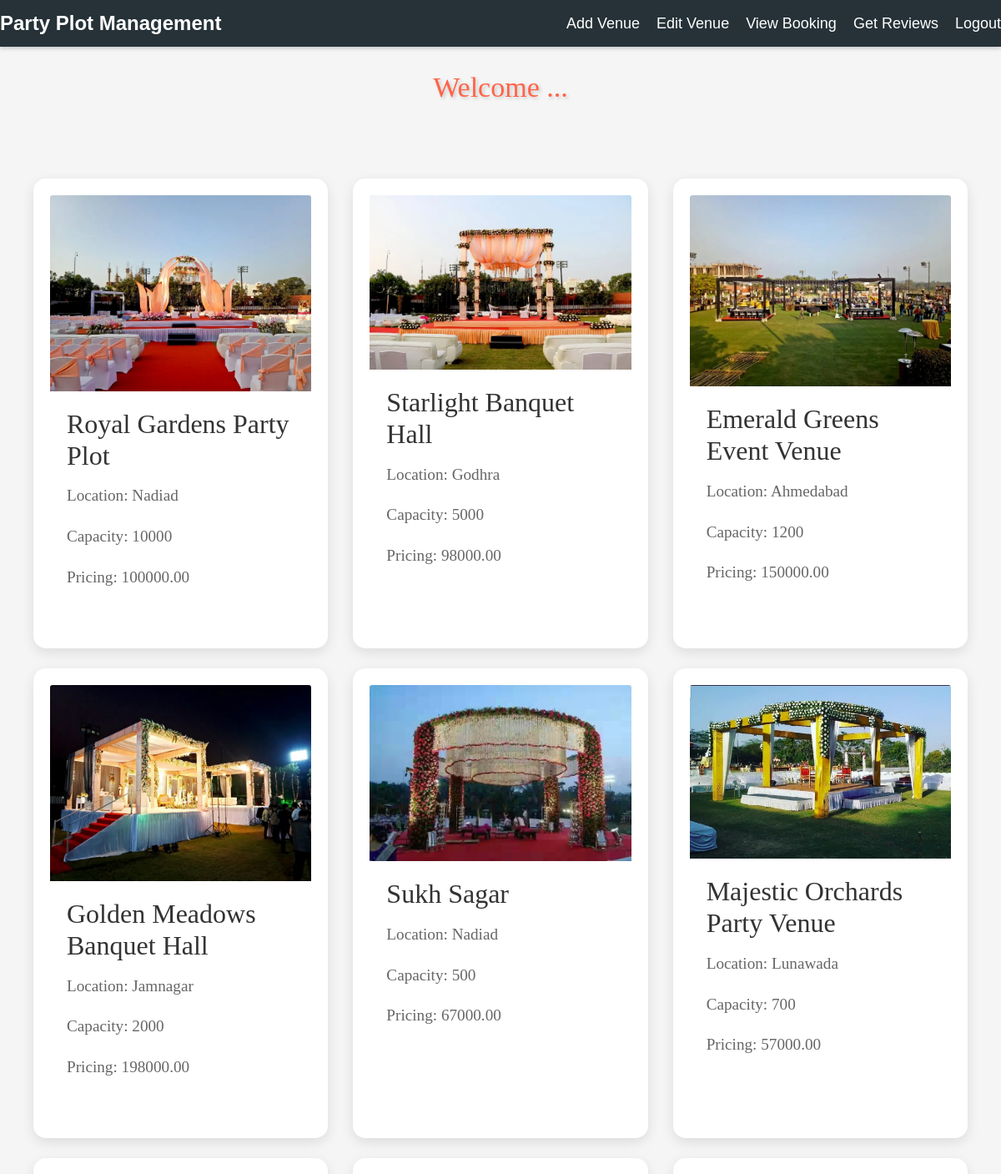
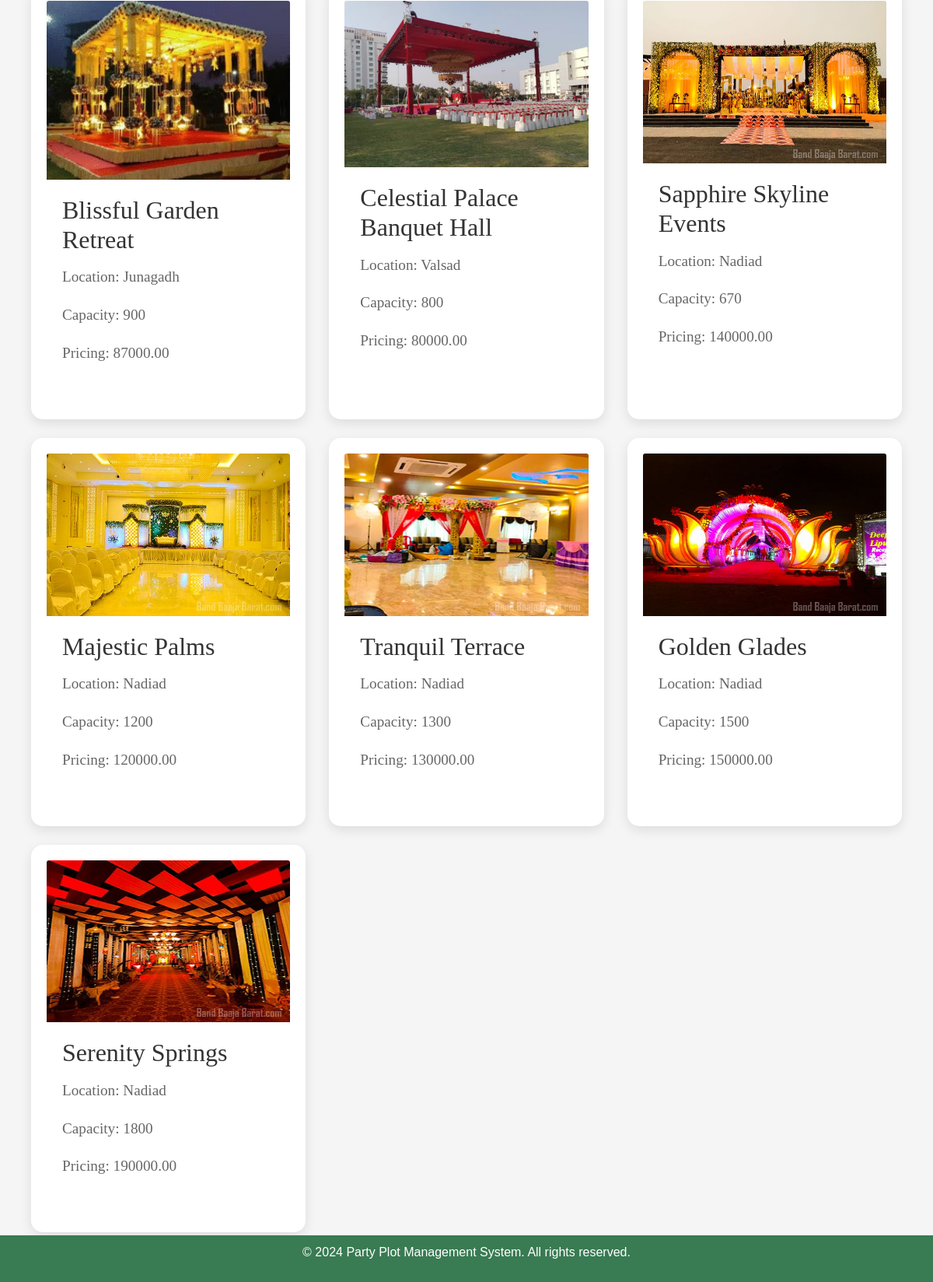
The page /index1/ on the database its author committed (2 pictures, top to bottom).
### PPMS/models.py (models this page shows)
class Venue(models.Model):
    venue_name = models.CharField(max_length=100,primary_key=True)
    location = models.CharField(max_length=255)
    capacity = models.IntegerField()
    amenities = models.TextField()
    pricing = models.DecimalField(max_digits=10, decimal_places=2)
    availability = models.BooleanField(default=False)
    image = models.ImageField(upload_to='venue_images/', null=True, blank=True)

### PPMS/views.py (the view)
# urls.py: url(r'^index1/', views.index1, name='index1'),
def index1(request):
    venues_with_images = Venue.objects.exclude(image__isnull=True).exclude(image__exact='')
    welcome_message = "Welcome {} ...".format(request.user.username)
    return render(request, 'index1.html', {'venues_with_images': venues_with_images, 'welcome_message': welcome_message})

### templates/index1.html (shortened to what this page needs)
<!DOCTYPE html>
<html lang="en">
<head>
    <link href="https://stackpath.bootstrapcdn.com/bootstrap/4.5.2/css/bootstrap.min.css" rel="stylesheet">
</head>
<body>
    <h2 class="welcome-message">{{ welcome_message }}</h2>
    <nav class="navbarr">
        <a class="navbarr-brand" href="{% url 'index1' %}">Party Plot Management</a>
        <ul class="navbarr-nav">
            <li class="navv-item">
                <a class="navv-link" href="/add_venue.html">Add Venue</a>
            </li>
            <li class="navv-item">
                <a class="navv-link" href="/all-venues">Edit Venue</a>
            </li>
            <li class="navv-item">
                <a class="navv-link" href="/view_booking.html">View Booking</a>
            </li>
            <li class="navv-item">
                <a class="navv-link" href="/get_reviews.html">Get Reviews</a>
            </li>
            <li class="navv-item">
                <a class="navv-link" href="{% url 'logout' %}">Logout</a>
        </ul>
    </nav>
    <main>
        <h2 class="welcome-message">{{ welcome_message }}</h2>
        <div class="container mt-5">
            <div class="row">
                {% for venue in venues_with_images %}
                <div class="col-md-4 mb-4">
                    <div class="card">
                        <img src="{{ venue.image.url }}" class="card-img-top" alt="{{ venue.venue_name }}">
                        <div class="card-body">
                            <h5 class="card-title">{{ venue.venue_name }}</h5>
                            <p class="card-text">Location: {{ venue.location }}</p>
                            <p class="card-text">Capacity: {{ venue.capacity }}</p>
                            <p class="card-text">Pricing: {{ venue.pricing }}</p>
                        </div>
                    </div>
                </div>
                {% endfor %}
            </div>
        </div>
    </main>
    <footer>
        <p style="font-family: 'Karla', sans-serif;">&copy; 2024 Party Plot Management System. All rights reserved.</p>
    </footer>
</body>
</html>

### templates/index1.html (style rules this page uses)
body { font-family: Arial, sans-serif; background-color: #f5f5f5; margin: 0; padding: 0; display: flex; flex-direction: column; align-items: center; height: 100vh; }
.navbarr { background-color: #263238; color: #ffffff; padding: 10px 0px; box-shadow: 0 2px 5px rgba(0, 0, 0, 0.2); transition: background-color 0.3s; display: flex; justify-content: space-between; align-items: center; margin-bottom: 20px; width: 100%; position: fixed; top: 0; z-index: 1000; }
.navbarr-brand { font-size: 24px; font-weight: bold; text-decoration: none; color: #ffffff; }
.navbarr-nav { list-style: none; margin: 0; padding: 0; display: flex; flex-grow: 1; justify-content: flex-end; }
.navv-item { margin-left: 20px; }
.navv-link { text-decoration: none; color: #ffffff; font-size: 18px; transition: color 0.3s; }
.container { max-width: 1200px; margin: 0 auto; padding: 40px; }
.card { border: none; border-radius: 15px; transition: transform 0.3s ease, box-shadow 0.3s ease; background-color: #fff; box-shadow: 0 5px 15px rgba(0, 0, 0, 0.1); padding: 20px; height: 100%; margin-bottom: 30px; font-family: 'Cormorant Garamond', serif; }
.card-title { color: #333; font-size: 2rem; margin-bottom: 15px; }
.card-text { color: #666; font-size: 1.2rem; margin-bottom: 20px; }
footer { background-color: #397B53; padding: 10px; color: #fff; text-align: center; position: fixed; bottom: 0; width: 100%; }
.welcome-message { opacity: 0; animation: fadeIn 2s forwards; color: #ff6347; margin-top: 18px; font-family: 'Cormorant Infant', serif; font-size: 34px; text-align: center; text-shadow: 2px 2px 4px rgba(0, 0, 0, 0.2); }

### rows shown on the page
Venue: image (picture), venue_name "Royal Gardens Party Plot", location "Nadiad", capacity "10000", pricing "100000.00"
Venue: image (picture), venue_name "Starlight Banquet Hall", location "Godhra", capacity "5000", pricing "98000.00"
Venue: image (picture), venue_name "Emerald Greens Event Venue", location "Ahmedabad", capacity "1200", pricing "150000.00"
Venue: image (picture), venue_name "Golden Meadows Banquet Hall", location "Jamnagar", capacity "2000", pricing "198000.00"
Venue: image (picture), venue_name "Sukh Sagar", location "Nadiad", capacity "500", pricing "67000.00"
Venue: image (picture), venue_name "Majestic Orchards Party Venue", location "Lunawada", capacity "700", pricing "57000.00"
Venue: image (picture), venue_name "Blissful Garden Retreat", location "Junagadh", capacity "900", pricing "87000.00"
Venue: image (picture), venue_name "Celestial Palace Banquet Hall", location "Valsad", capacity "800", pricing "80000.00"
Venue: image (picture), venue_name "Sapphire Skyline Events", location "Nadiad", capacity "670", pricing "140000.00"
Venue: image (picture), venue_name "Majestic Palms", location "Nadiad", capacity "1200", pricing "120000.00"
Venue: image (picture), venue_name "Tranquil Terrace", location "Nadiad", capacity "1300", pricing "130000.00"
Venue: image (picture), venue_name "Golden Glades", location "Nadiad", capacity "1500", pricing "150000.00"
Venue: image (picture), venue_name "Serenity Springs", location "Nadiad", capacity "1800", pricing "190000.00"

### other values the page prints
{{ welcome_message }} "Welcome ..."
